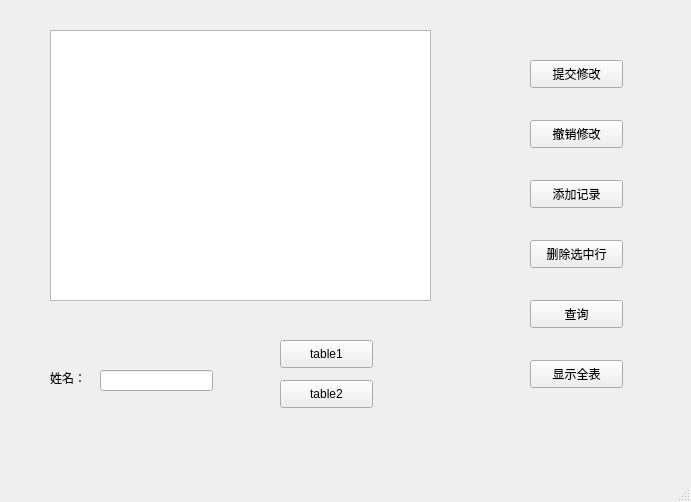
<?xml version="1.0" encoding="UTF-8"?>
<ui version="4.0">
 <class>MainWindow</class>
 <widget class="QMainWindow" name="MainWindow">
  <property name="geometry">
   <rect>
    <x>0</x>
    <y>0</y>
    <width>691</width>
    <height>502</height>
   </rect>
  </property>
  <property name="windowTitle">
   <string>MainWindow</string>
  </property>
  <widget class="QWidget" name="centralwidget">
   <widget class="QPushButton" name="pushButton">
    <property name="geometry">
     <rect>
      <x>530</x>
      <y>60</y>
      <width>93</width>
      <height>28</height>
     </rect>
    </property>
    <property name="text">
     <string>提交修改</string>
    </property>
   </widget>
   <widget class="QTableView" name="tableView">
    <property name="geometry">
     <rect>
      <x>50</x>
      <y>30</y>
      <width>381</width>
      <height>271</height>
     </rect>
    </property>
   </widget>
   <widget class="QLabel" name="label">
    <property name="geometry">
     <rect>
      <x>50</x>
      <y>370</y>
      <width>41</width>
      <height>16</height>
     </rect>
    </property>
    <property name="text">
     <string>姓名：</string>
    </property>
   </widget>
   <widget class="QLineEdit" name="lineEdit">
    <property name="geometry">
     <rect>
      <x>100</x>
      <y>370</y>
      <width>113</width>
      <height>21</height>
     </rect>
    </property>
   </widget>
   <widget class="QPushButton" name="pushButton_2">
    <property name="geometry">
     <rect>
      <x>530</x>
      <y>120</y>
      <width>93</width>
      <height>28</height>
     </rect>
    </property>
    <property name="text">
     <string>撤销修改</string>
    </property>
   </widget>
   <widget class="QPushButton" name="pushButton_3">
    <property name="geometry">
     <rect>
      <x>530</x>
      <y>180</y>
      <width>93</width>
      <height>28</height>
     </rect>
    </property>
    <property name="text">
     <string>添加记录</string>
    </property>
   </widget>
   <widget class="QPushButton" name="pushButton_4">
    <property name="geometry">
     <rect>
      <x>530</x>
      <y>240</y>
      <width>93</width>
      <height>28</height>
     </rect>
    </property>
    <property name="text">
     <string>删除选中行</string>
    </property>
   </widget>
   <widget class="QPushButton" name="pushButton_5">
    <property name="geometry">
     <rect>
      <x>530</x>
      <y>300</y>
      <width>93</width>
      <height>28</height>
     </rect>
    </property>
    <property name="text">
     <string>查询</string>
    </property>
   </widget>
   <widget class="QPushButton" name="pushButton_6">
    <property name="geometry">
     <rect>
      <x>530</x>
      <y>360</y>
      <width>93</width>
      <height>28</height>
     </rect>
    </property>
    <property name="text">
     <string>显示全表</string>
    </property>
   </widget>
   <widget class="QPushButton" name="pushButton_7">
    <property name="geometry">
     <rect>
      <x>280</x>
      <y>340</y>
      <width>93</width>
      <height>28</height>
     </rect>
    </property>
    <property name="text">
     <string>table1</string>
    </property>
   </widget>
   <widget class="QPushButton" name="pushButton_8">
    <property name="geometry">
     <rect>
      <x>280</x>
      <y>380</y>
      <width>93</width>
      <height>28</height>
     </rect>
    </property>
    <property name="text">
     <string>table2</string>
    </property>
   </widget>
  </widget>
  <widget class="QMenuBar" name="menubar">
   <property name="geometry">
    <rect>
     <x>0</x>
     <y>0</y>
     <width>691</width>
     <height>26</height>
    </rect>
   </property>
  </widget>
  <widget class="QStatusBar" name="statusbar"/>
 </widget>
 <resources/>
 <connections/>
</ui>
